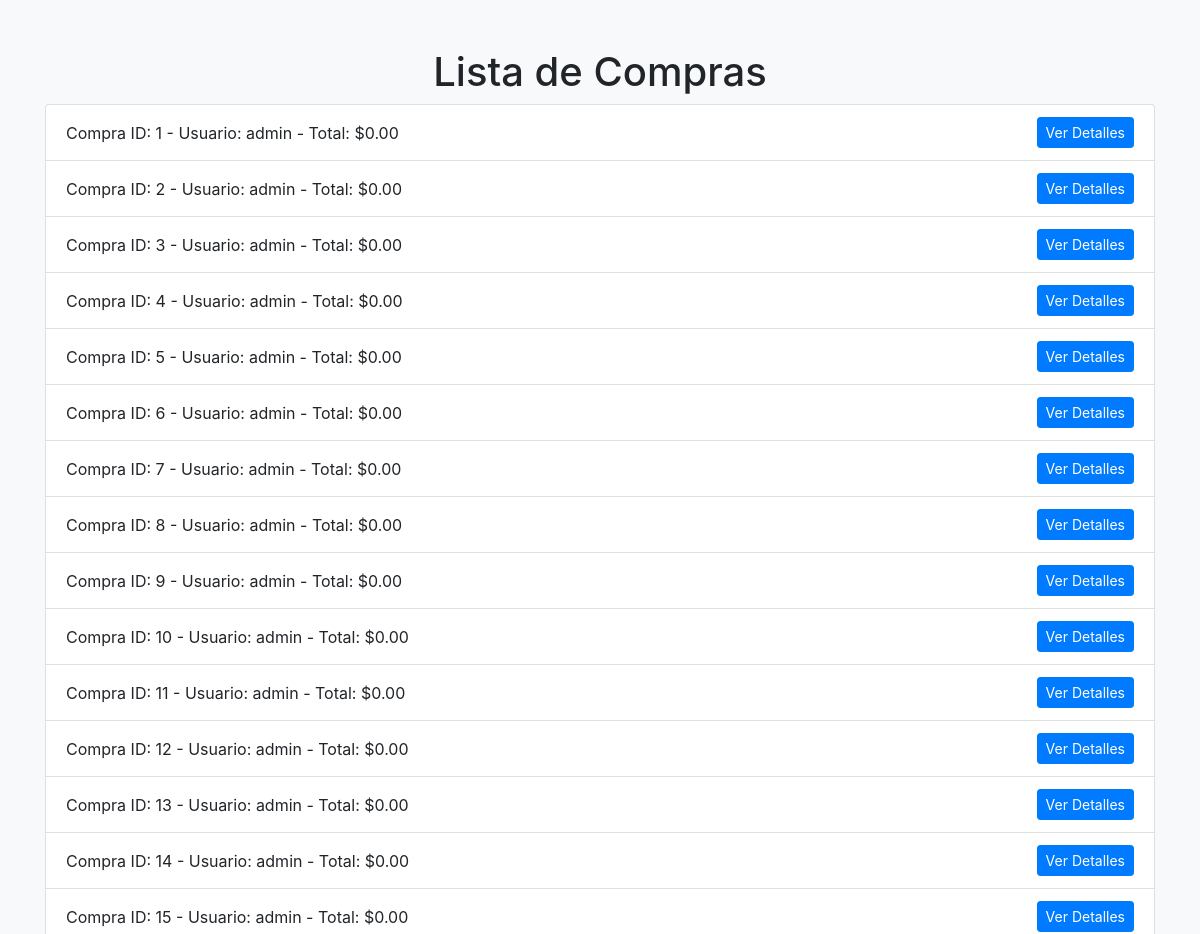
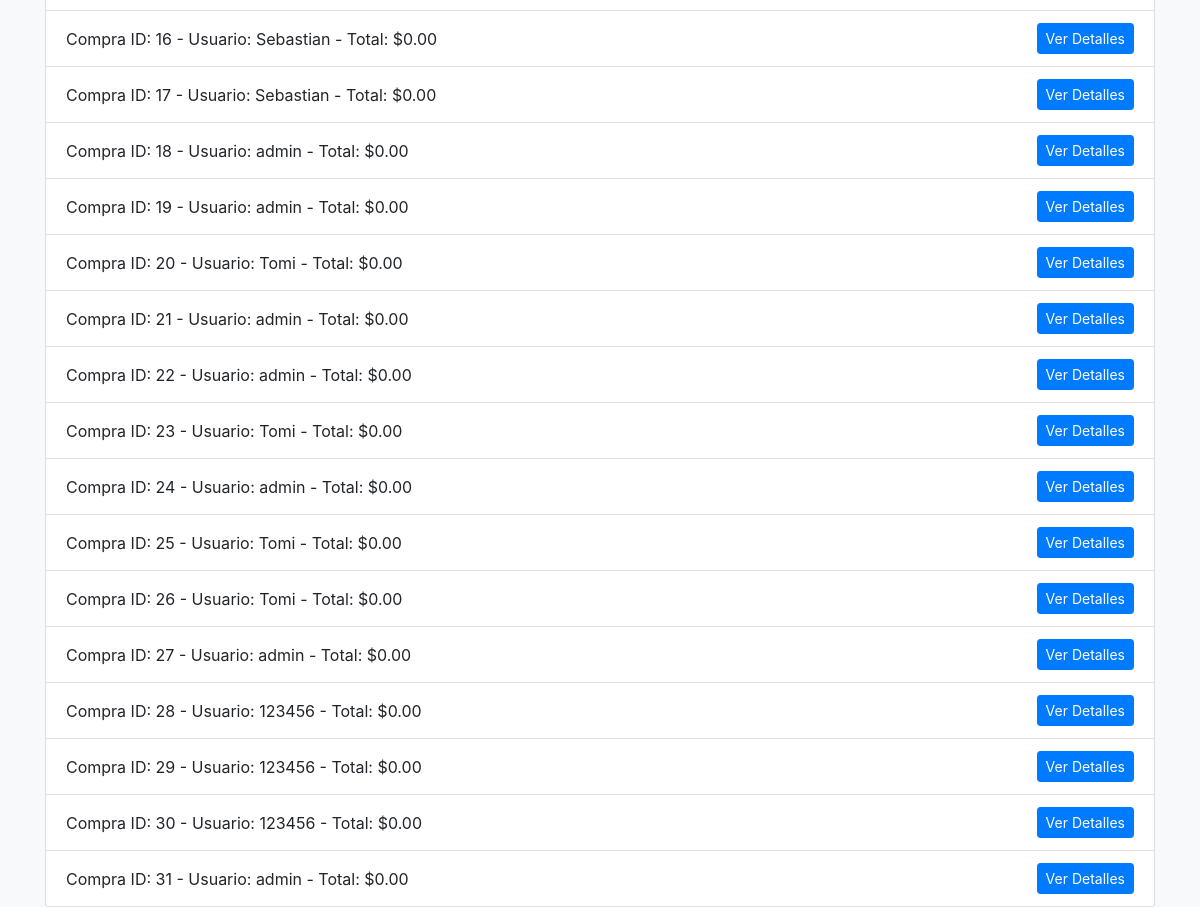
/miapp/compras/ (signed in), run on the app's committed database (2 pictures, top to bottom).
### miapp/models.py (models this page shows, shortened)
class Compra(models.Model):
    usuario = models.ForeignKey(UsuarioAdmin, on_delete=models.CASCADE)
    productos = models.ManyToManyField(Producto, through='DetalleCompra')
    fecha = models.DateTimeField(auto_now_add=True)
    total = models.DecimalField(max_digits=10, decimal_places=2, default=0)

class UsuarioAdmin(AbstractUser):
    pass
    groups = models.ManyToManyField(
        Group,
        related_name='usuarioadmin_groups',  # related_name único
        blank=True,
        help_text=('The groups this user belongs to. A user will get all permissions '
                   'granted to each of their groups.'),
        related_query_name='usuarioadmin'
    )
    user_permissions = models.ManyToManyField(
        Permission,
        related_name='usuarioadmin_user_permissions',  # related_name único
        blank=True,
        help_text='Specific permissions for this user.',
        related_query_name='usuarioadmin'
    )

### miapp/views.py (the view)
# urls.py: path('compras/', lista_compras, name='lista_compras'),
@login_required
def lista_compras(request):
    compras = Compra.objects.all()
    return render(request, 'lista_compras.html', {'compras': compras})

### miapp/templates/lista_compras.html (shortened to what this page needs)
<!DOCTYPE html>
<html lang="es">
<head>
    <link rel="stylesheet" href="https://stackpath.bootstrapcdn.com/bootstrap/4.5.2/css/bootstrap.min.css">
</head>
<body class="bg-light">
    <div class="container mt-5">
        <div class="row">
            <div class="col">
                <h1 class="text-center">Lista de Compras</h1>
                <ul class="list-group">
                    {% for compra in compras %}
                    <li class="list-group-item d-flex justify-content-between align-items-center">
                        <span>Compra ID: {{ compra.id }} - Usuario: {{ compra.usuario.username }} - Total: ${{ compra.total }}</span>
                        <a href="{% url 'detalle_compra' compra.id %}" class="btn btn-primary btn-sm">Ver Detalles</a>
                    </li>
                    {% endfor %}
                </ul>
            </div>
        </div>
    </div>
</body>
</html>

### data on the page
Compra: id "1", usuario.username "admin", total "0.00"
Compra: id "2", usuario.username "admin", total "0.00"
Compra: id "3", usuario.username "admin", total "0.00"
Compra: id "4", usuario.username "admin", total "0.00"
Compra: id "5", usuario.username "admin", total "0.00"
Compra: id "6", usuario.username "admin", total "0.00"
Compra: id "7", usuario.username "admin", total "0.00"
Compra: id "8", usuario.username "admin", total "0.00"
Compra: id "9", usuario.username "admin", total "0.00"
Compra: id "10", usuario.username "admin", total "0.00"
Compra: id "11", usuario.username "admin", total "0.00"
Compra: id "12", usuario.username "admin", total "0.00"
Compra: id "13", usuario.username "admin", total "0.00"
Compra: id "14", usuario.username "admin", total "0.00"
Compra: id "15", usuario.username "admin", total "0.00"
Compra: id "16", usuario.username "Sebastian", total "0.00"
Compra: id "17", usuario.username "Sebastian", total "0.00"
Compra: id "18", usuario.username "admin", total "0.00"
Compra: id "19", usuario.username "admin", total "0.00"
Compra: id "20", usuario.username "Tomi", total "0.00"
Compra: id "21", usuario.username "admin", total "0.00"
Compra: id "22", usuario.username "admin", total "0.00"
Compra: id "23", usuario.username "Tomi", total "0.00"
Compra: id "24", usuario.username "admin", total "0.00"
Compra: id "25", usuario.username "Tomi", total "0.00"
Compra: id "26", usuario.username "Tomi", total "0.00"
Compra: id "27", usuario.username "admin", total "0.00"
Compra: id "28", usuario.username "123456", total "0.00"
Compra: id "29", usuario.username "123456", total "0.00"
Compra: id "30", usuario.username "123456", total "0.00"
Compra: id "31", usuario.username "admin", total "0.00"
